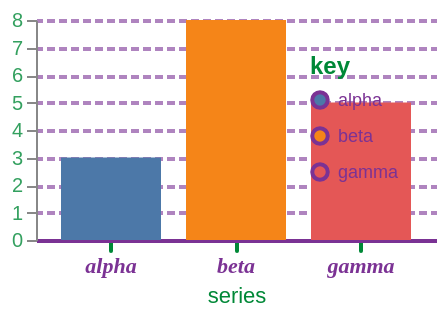

Describe this chart as a Vega-Lite specification.
### Vega specification from a JSON file in a GitHub repository (floating-point values rounded to 4 significant figures)
{"$schema": "https://vega.github.io/schema/vega/v6.json", "description": "A guide's styling read from signals. Half of this always worked and half was dropped without a word: labelFontSize is read through the number-or-signal path while labelColor took only a literal, so a chart colouring its axis from a control drew black labels and looked finished. Every field of an axis's and a legend's styling now takes either spelling. The same reaches a guide's encode block: a channel there is rewritten into the property it is another spelling of, and a signal survives that rewrite wherever the property can carry one.", "width": 200, "height": 110, "padding": 5, "background": "white", "signals": [{"name": "ink", "value": "#7b3294"}, {"name": "accent", "value": "#008837"}, {"name": "weight", "value": 700}, {"name": "thin", "value": 2}, {"name": "pattern", "value": [4, 2]}], "data": [{"name": "t", "values": [{"c": "alpha", "v": 3}, {"c": "beta", "v": 8}, {"c": "gamma", "v": 5}]}], "scales": [{"name": "x", "type": "band", "domain": {"data": "t", "field": "c"}, "range": "width", "padding": 0.2}, {"name": "y", "type": "linear", "domain": {"data": "t", "field": "v"}, "range": "height", "nice": true}, {"name": "colour", "type": "ordinal", "domain": {"data": "t", "field": "c"}, "range": "category"}], "axes": [{"scale": "x", "orient": "bottom", "labelColor": {"signal": "ink"}, "labelFont": {"signal": "'serif'"}, "labelFontStyle": {"signal": "'italic'"}, "labelFontWeight": {"signal": "weight"}, "labelFontSize": {"signal": "11"}, "tickColor": {"signal": "accent"}, "tickWidth": {"signal": "thin"}, "tickCap": {"signal": "'round'"}, "domainColor": {"signal": "ink"}, "domainWidth": {"signal": "thin"}, "title": "series", "titleColor": {"signal": "accent"}, "titleFontWeight": {"signal": "'normal'"}}, {"scale": "y", "orient": "left", "grid": true, "gridColor": {"signal": "ink"}, "gridDash": {"signal": "pattern"}, "gridDashOffset": {"signal": "1"}, "gridOpacity": {"signal": "0.6"}, "labelOpacity": {"signal": "0.8"}, "labelColor": {"signal": "accent"}, "encode": {"grid": {"update": {"strokeWidth": {"signal": "thin"}}}, "labels": {"update": {"fontSize": {"signal": "8 + thin"}}}}}], "legends": [{"fill": "colour", "title": "key", "orient": "top-right", "labelColor": {"signal": "ink"}, "labelFontSize": {"signal": "9"}, "titleColor": {"signal": "accent"}, "symbolStrokeColor": {"signal": "ink"}, "symbolStrokeWidth": {"signal": "thin"}, "encode": {"symbols": {"update": {"size": {"signal": "60"}}}, "title": {"update": {"fontSize": {"signal": "12"}}}}}], "marks": [{"type": "rect", "from": {"data": "t"}, "encode": {"enter": {"x": {"scale": "x", "field": "c"}, "width": {"scale": "x", "band": 1}, "y": {"scale": "y", "field": "v"}, "y2": {"scale": "y", "value": 0}, "fill": {"scale": "colour", "field": "c"}}}}]}
